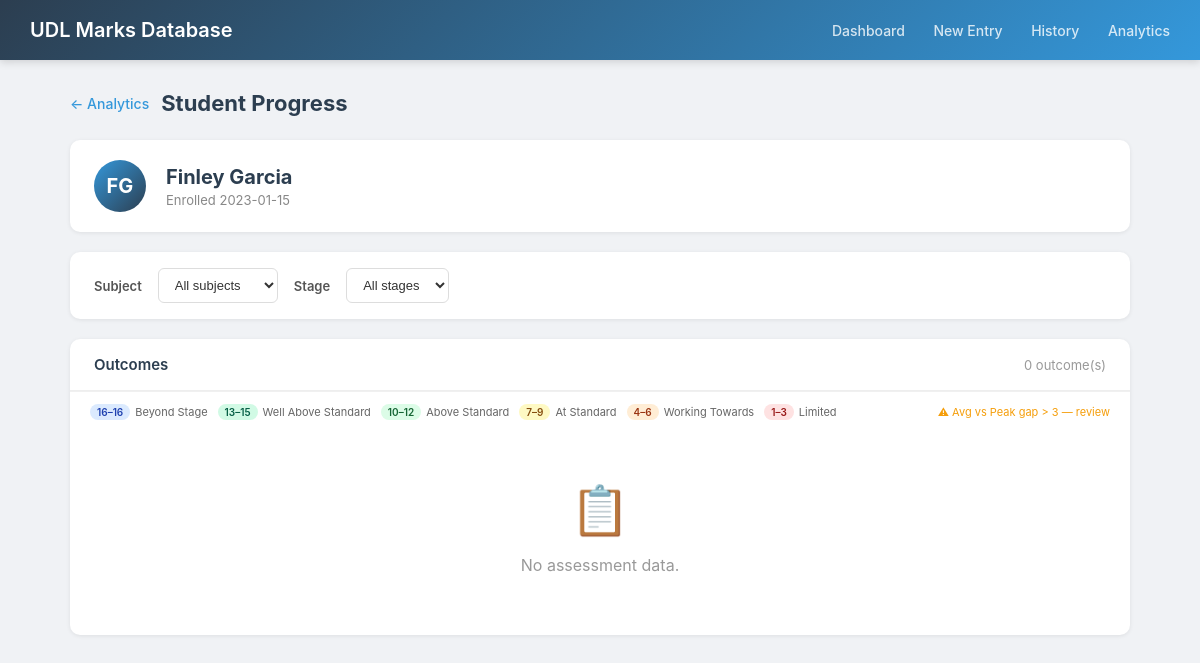
The app's page /student/10006 with its own data.
### tables this page shows
CREATE TABLE students (
            student_id      INTEGER PRIMARY KEY,
            first_name      TEXT NOT NULL,
            last_name       TEXT NOT NULL,
            year_group      TEXT,
            enrollment_date DATE
        );

### app.py (the view, shortened to what this page needs)
@app.route('/student/<int:student_id>')
def student_progress(student_id):
    conn = get_db_connection()
    c = conn.cursor()
    c.execute("SELECT * FROM students WHERE student_id = ?", (student_id,))
    student = c.fetchone()
    if not student:
        conn.close()
        return "Student not found", 404
    subject_id = request.args.get('subject_id', type=int)
    stage = request.args.get('stage', '').strip()
    params = [student_id]
    extra = ""
    if subject_id:
        extra += " AND o.subject_id = ?"
        params.append(subject_id)
    if stage:
        extra += " AND sg.stage_name = ?"
        params.append(stage)
    c.execute(f"""
        SELECT o.outcome_id, o.outcome_code, o.outcome_name,
               a.attempt_date, a.assessment_title,
               sd.score, subj.subject_name, sg.stage_name
        FROM scoring_detail sd
        JOIN attempt_outcomes ao ON sd.attempt_outcome_id = ao.attempt_outcome_id
        JOIN outcomes o          ON ao.outcome_id         = o.outcome_id
        JOIN attempts a          ON ao.attempt_id         = a.attempt_id
        LEFT JOIN subjects subj  ON o.subject_id          = subj.subject_id
        LEFT JOIN stages   sg    ON o.stage_id            = sg.stage_id
        WHERE a.student_id = ?{extra}
        ORDER BY o.outcome_code, a.attempt_date
    """, params)
    rows = c.fetchall()
    outcome_data = {}
    outcome_list = []
    outcome_list.sort(key=lambda x: x['code'])
    c.execute("SELECT subject_id, subject_name FROM subjects ORDER BY subject_name")
    subjects = c.fetchall()
    c.execute("SELECT stage_name FROM stages ORDER BY stage_id")
    stages = [r[0] for r in c.fetchall()]
    conn.close()
    return render_template('student_progress.html',
        student=student,
        outcome_list=outcome_list,
        subjects=subjects, stages=stages,
        current_subject_id=subject_id,
        current_stage=stage,
        max_score=MAX_SCORE,
        bands=BANDS,
        discrepancy_threshold=DISCREPANCY_THRESHOLD,
    )

### app.py (called while the page is built)
def get_db_connection():
    conn = sqlite3.connect(DATABASE)
    conn.row_factory = sqlite3.Row
    conn.execute("PRAGMA foreign_keys = ON")
    return conn

### templates/student_progress.html (shortened to what this page needs)
<!DOCTYPE html>
<html lang="en">
<head>
</head>
<body>
    <div class="navbar">
        <h1>UDL Marks Database</h1>
        <nav>
            <a href="{{ url_for('index') }}">Dashboard</a>
            <a href="{{ url_for('marks_entry') }}">New Entry</a>
            <a href="{{ url_for('recent_entries') }}">History</a>
            <a href="{{ url_for('analytics') }}">Analytics</a>
        </nav>
    </div>
    <div class="main-content">
        <div class="page-header">
            <a href="{{ url_for('analytics') }}" class="back-link">&larr; Analytics</a>
            <h2>Student Progress</h2>
        </div>
        <div class="student-card">
            <div class="student-avatar">{{ student.first_name[0] }}{{ student.last_name[0] }}</div>
            <div>
                <div class="student-name">{{ student.first_name }} {{ student.last_name }}</div>
                <div class="student-meta">Enrolled {{ student.enrollment_date }}</div>
            </div>
        </div>
        <form method="GET" class="filter-bar">
            <label>Subject</label>
            <select name="subject_id" onchange="this.form.submit()">
                <option value="">All subjects</option>
            </select>
            <label>Stage</label>
            <select name="stage" onchange="this.form.submit()">
                <option value="">All stages</option>
            </select>
        </form>
        <div class="outcomes-card">
            <div class="outcomes-card-header">
                <h3>Outcomes</h3>
                <span class="count">{{ outcome_list | length }} outcome(s)</span>
            </div>
            <div style="display:flex;gap:10px;flex-wrap:wrap;padding:12px 20px 0;border-top:1px solid #f0f0f0;">
                {% for lo, hi, label, css in bands %}
                <span style="display:inline-flex;align-items:center;gap:5px;font-size:11px;color:#666;">
                    <span class="band-pill {{ css }}" style="font-size:10px;padding:2px 7px;">{{ lo }}–{{ hi if hi < 16 else hi }}</span>
                    {{ label }}
                </span>
                {% endfor %}
                <span style="display:inline-flex;align-items:center;gap:5px;font-size:11px;color:#f59e0b;margin-left:auto;">
                    ⚠ Avg vs Peak gap &gt; {{ discrepancy_threshold }} — review
                </span>
            </div>
            {% if outcome_list %}
            <table style="margin-top:8px;">
                <thead>
                    <tr>
                        <th>Code</th>
                        <th>Outcome</th>
                        <th>Context</th>
                        <th>History</th>
                        <th class="num">Avg</th>
                        <th class="num">Peak</th>
                        <th>Awarded Standard</th>
                        <th></th>
                    </tr>
                </thead>
                <tbody>
                {% for o in outcome_list %}
                <tr>
                    <td class="code-cell">{{ o.code }}</td>
                    <td class="name-cell">{{ o.name }}</td>
                    <td class="meta-cell">
                        {{ o.subjects }}{% if o.stages %} &middot; {{ o.stages }}{% endif %}
                        {% if o.count > 1 %}
                        <br><span style="color:#bbb;font-size:11px;">{{ o.count }} attempts &nbsp;
                            {% if o.trend == '▲' %}<span class="trend-up">▲</span>
                            {% elif o.trend == '▼' %}<span class="trend-down">▼</span>
                            {% else %}<span class="trend-flat">—</span>{% endif %}
                        </span>
                        {% endif %}
                    </td>
                    <td class="sparkline-cell">
                        {% if o.sparkline %}{{ o.sparkline | safe }}
                        {% else %}<span style="color:#ddd;font-size:12px;">—</span>{% endif %}
                    </td>
                    <td style="text-align:right;color:#666;font-size:13px;white-space:nowrap;">{{ o.avg }}<span style="color:#ccc;font-size:11px;">/{{ max_score }}</span></td>
                    <td style="text-align:right;font-weight:700;color:#2c3e50;white-space:nowrap;">{{ o.peak }}<span style="color:#ccc;font-size:11px;">/{{ max_score }}</span></td>
                    <td>
                        {% if o.band_label %}
                        <span class="band-pill {{ o.band_css }}">{{ o.band_label }}</span>
                        {% else %}
                        <span class="band-pill band-none">Not assessed</span>
                        {% endif %}
                    </td>
                    <td style="text-align:center;width:32px;">
                        {% if o.flagged %}
                        <span class="flag-cell" title="Large gap between avg ({{ o.avg }}) and peak ({{ o.peak }}) — may reflect group work or assisted assessment. Awarded standard withheld pending review.">⚠</span>
                        {% endif %}
                    </td>
                </tr>
                {% endfor %}
                </tbody>
            </table>
            {% else %}
            <div class="empty-state">
                <div class="icon">&#128203;</div>
                <p>No assessment data{% if current_subject_id or current_stage %} matching these filters{% endif %}.</p>
            </div>
            {% endif %}
        </div>
    </div>
</body>
</html>

### templates/student_progress.html (style rules this page uses)
* { box-sizing: border-box; margin: 0; padding: 0; }
body { font-family: -apple-system, BlinkMacSystemFont, 'Segoe UI', Roboto, sans-serif; background: #f0f2f5; color: #333; }
.navbar { background: linear-gradient(135deg, #2c3e50, #3498db); color: white; padding: 0 30px; display: flex; align-items: center; justify-content: space-between; height: 60px; box-shadow: 0 2px 8px rgba(0,0,0,0.15); }
.navbar h1 { font-size: 20px; font-weight: 600; }
.navbar nav a { color: rgba(255,255,255,0.8); text-decoration: none; margin-left: 24px; font-size: 14px; font-weight: 500; }
.main-content { max-width: 1100px; margin: 30px auto; padding: 0 20px; }
.page-header { display: flex; align-items: center; gap: 12px; margin-bottom: 24px; }
.page-header h2 { font-size: 22px; color: #2c3e50; }
.back-link { color: #3498db; text-decoration: none; font-size: 14px; font-weight: 500; }
.student-card { background: white; border-radius: 10px; box-shadow: 0 1px 4px rgba(0,0,0,0.08); padding: 20px 24px; margin-bottom: 20px; display: flex; align-items: center; gap: 20px; }
.student-avatar { width: 52px; height: 52px; border-radius: 50%; background: linear-gradient(135deg, #3498db, #2c3e50); display: flex; align-items: center; justify-content: center; color: white; font-size: 20px; font-weight: 700; flex-shrink: 0; }
.student-name { font-size: 20px; font-weight: 700; color: #2c3e50; }
.student-meta { font-size: 13px; color: #888; margin-top: 3px; }
.filter-bar { background: white; border-radius: 10px; box-shadow: 0 1px 4px rgba(0,0,0,0.08); padding: 16px 24px; margin-bottom: 20px; display: flex; align-items: center; gap: 16px; flex-wrap: wrap; }
.filter-bar label { font-size: 13px; font-weight: 600; color: #555; }
.filter-bar select { padding: 8px 12px; border: 1px solid #ddd; border-radius: 6px; font-size: 13px; color: #333; background: white; }
.outcomes-card { background: white; border-radius: 10px; box-shadow: 0 1px 4px rgba(0,0,0,0.08); overflow: hidden; }
.outcomes-card-header { padding: 16px 24px; border-bottom: 1px solid #eee; display: flex; align-items: center; justify-content: space-between; }
.outcomes-card-header h3 { font-size: 15px; color: #2c3e50; font-weight: 600; }
.outcomes-card-header .count { font-size: 13px; color: #999; }
.band-pill { display: inline-flex; align-items: center; padding: 4px 10px; border-radius: 20px; font-weight: 600; font-size: 12px; white-space: nowrap; }
.band-beyond { background: #dbeafe; color: #1e40af; }
.band-well-above { background: #d1fae5; color: #065f46; }
.band-above { background: #dcfce7; color: #166534; }
.band-standard { background: #fef9c3; color: #854d0e; }
.band-working { background: #ffedd5; color: #9a3412; }
.band-limited { background: #fee2e2; color: #991b1b; }
.empty-state { text-align: center; padding: 60px 20px; color: #999; }
.empty-state .icon { font-size: 48px; margin-bottom: 16px; }

### records on screen
students: first_name "F", last_name "G", first_name "Finley", last_name "Garcia", enrollment_date "2023-01-15"

### other values on screen
{{ outcome_list | length }} "0"
{{ lo }} "16" "13" "10" "7" "4" "1"
{{ hi if hi < 16 else hi }} "16" "15" "12" "9" "6" "3"
{{ label }} "Beyond Stage" "Well Above Standard" "Above Standard" "At Standard" "Working Towards" "Limited"
{{ discrepancy_threshold }} "3"
